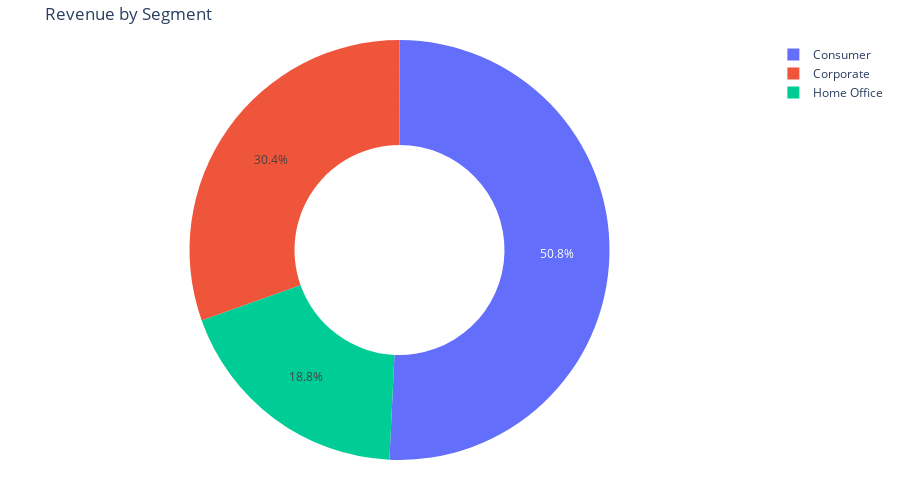

The cell this chart's notebook holds for it:
### Markdown cell above
### Who are the segment buyers?

### Code cell
segment_revenue=df_clean.groupby("Segment")["Sales"].sum().reset_index()
fig=px.pie(
    segment_revenue,
    values="Sales",
    names="Segment",
    hole=0.5,
    title="Revenue by Segment"
    
)

fig.update_layout(
    height=500,
    margin=dict(t=40,b=40,l=40,r=40)
)
fig.show()

### Figure 1 — Plotly figure (JSON) as saved in the notebook; plotly's stock layout.template omitted (floating-point values rounded to 4 significant figures)
{"data": [{"domain": {"x": [0, 1], "y": [0, 1]}, "hole": 0.5, "hovertemplate": "Segment=%{label}<br>Sales=%{value}<extra></extra>", "labels": ["Consumer", "Corporate", "Home Office"], "legendgroup": "", "name": "", "showlegend": true, "type": "pie", "values": [1148000.0, 688500.0, 425000.0]}], "layout": {"height": 500, "legend": {"tracegroupgap": 0}, "margin": {"b": 40, "l": 40, "r": 40, "t": 40}, "title": {"text": "Revenue by Segment"}}}
